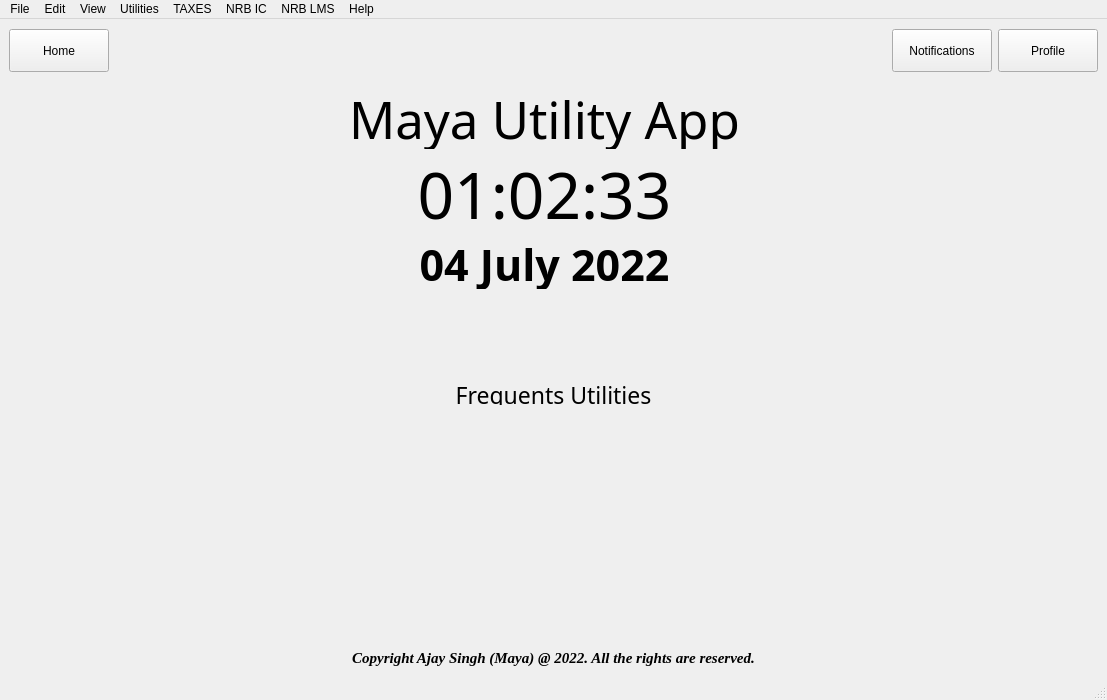
<?xml version="1.0" encoding="UTF-8"?>
<ui version="4.0">
 <class>MainWindow</class>
 <widget class="QMainWindow" name="MainWindow">
  <property name="windowModality">
   <enum>Qt::NonModal</enum>
  </property>
  <property name="geometry">
   <rect>
    <x>0</x>
    <y>0</y>
    <width>1107</width>
    <height>700</height>
   </rect>
  </property>
  <property name="windowTitle">
   <string>Maya Utility App v1.0.0</string>
  </property>
  <property name="windowIcon">
   <iconset>
    <normaloff>../icon.ico</normaloff>../icon.ico</iconset>
  </property>
  <property name="windowOpacity">
   <double>1.000000000000000</double>
  </property>
  <property name="toolTip">
   <string>Maya Utility App v1.0.0</string>
  </property>
  <property name="statusTip">
   <string>Maya Utility App v1.0.0</string>
  </property>
  <property name="autoFillBackground">
   <bool>true</bool>
  </property>
  <property name="dockNestingEnabled">
   <bool>false</bool>
  </property>
  <property name="unifiedTitleAndToolBarOnMac">
   <bool>true</bool>
  </property>
  <widget class="QWidget" name="MainWidget">
   <layout class="QVBoxLayout" name="verticalLayout">
    <property name="leftMargin">
     <number>0</number>
    </property>
    <property name="topMargin">
     <number>0</number>
    </property>
    <property name="rightMargin">
     <number>0</number>
    </property>
    <property name="bottomMargin">
     <number>0</number>
    </property>
    <item>
     <widget class="QWidget" name="top_header" native="true">
      <property name="maximumSize">
       <size>
        <width>16777215</width>
        <height>64</height>
       </size>
      </property>
      <layout class="QHBoxLayout" name="horizontalLayout_3">
       <item>
        <layout class="QHBoxLayout" name="top_header_container">
         <item>
          <widget class="QPushButton" name="home_btn">
           <property name="minimumSize">
            <size>
             <width>100</width>
             <height>43</height>
            </size>
           </property>
           <property name="text">
            <string>Home</string>
           </property>
           <property name="icon">
            <iconset resource="../assets.qrc">
             <normaloff>:/icons/icons/home.svg</normaloff>:/icons/icons/home.svg</iconset>
           </property>
           <property name="iconSize">
            <size>
             <width>24</width>
             <height>24</height>
            </size>
           </property>
           <property name="default">
            <bool>false</bool>
           </property>
           <property name="flat">
            <bool>false</bool>
           </property>
          </widget>
         </item>
         <item>
          <spacer name="horizontalSpacer">
           <property name="orientation">
            <enum>Qt::Horizontal</enum>
           </property>
           <property name="sizeHint" stdset="0">
            <size>
             <width>40</width>
             <height>20</height>
            </size>
           </property>
          </spacer>
         </item>
         <item>
          <widget class="QPushButton" name="notification_btn">
           <property name="minimumSize">
            <size>
             <width>100</width>
             <height>43</height>
            </size>
           </property>
           <property name="text">
            <string>Notifications</string>
           </property>
           <property name="icon">
            <iconset resource="../assets.qrc">
             <normaloff>:/icons/icons/bell.svg</normaloff>:/icons/icons/bell.svg</iconset>
           </property>
          </widget>
         </item>
         <item>
          <widget class="QPushButton" name="profile_btn">
           <property name="minimumSize">
            <size>
             <width>100</width>
             <height>43</height>
            </size>
           </property>
           <property name="text">
            <string>Profile</string>
           </property>
           <property name="icon">
            <iconset resource="../assets.qrc">
             <normaloff>:/icons/icons/user.svg</normaloff>:/icons/icons/user.svg</iconset>
           </property>
          </widget>
         </item>
        </layout>
       </item>
      </layout>
     </widget>
    </item>
    <item>
     <widget class="QWidget" name="infoWidget" native="true">
      <property name="maximumSize">
       <size>
        <width>16777215</width>
        <height>200</height>
       </size>
      </property>
      <widget class="QLabel" name="label">
       <property name="geometry">
        <rect>
         <x>0</x>
         <y>0</y>
         <width>1089</width>
         <height>60</height>
        </rect>
       </property>
       <property name="font">
        <font>
         <family>HighNoon</family>
         <pointsize>38</pointsize>
         <weight>50</weight>
         <italic>false</italic>
         <bold>false</bold>
         <underline>false</underline>
        </font>
       </property>
       <property name="text">
        <string>Maya Utility App</string>
       </property>
       <property name="alignment">
        <set>Qt::AlignCenter</set>
       </property>
      </widget>
      <widget class="QLabel" name="date">
       <property name="geometry">
        <rect>
         <x>0</x>
         <y>149</y>
         <width>1089</width>
         <height>52</height>
        </rect>
       </property>
       <property name="font">
        <font>
         <family>Digiface</family>
         <pointsize>32</pointsize>
         <weight>75</weight>
         <italic>false</italic>
         <bold>true</bold>
        </font>
       </property>
       <property name="text">
        <string>04 July 2022</string>
       </property>
       <property name="scaledContents">
        <bool>false</bool>
       </property>
       <property name="alignment">
        <set>Qt::AlignCenter</set>
       </property>
      </widget>
      <widget class="QLabel" name="time">
       <property name="geometry">
        <rect>
         <x>0</x>
         <y>66</y>
         <width>1089</width>
         <height>77</height>
        </rect>
       </property>
       <property name="font">
        <font>
         <family>LatoLatin Heavy</family>
         <pointsize>48</pointsize>
         <weight>50</weight>
         <italic>false</italic>
         <bold>false</bold>
         <underline>false</underline>
         <strikeout>false</strikeout>
         <kerning>true</kerning>
        </font>
       </property>
       <property name="acceptDrops">
        <bool>false</bool>
       </property>
       <property name="text">
        <string>01:02:33</string>
       </property>
       <property name="textFormat">
        <enum>Qt::PlainText</enum>
       </property>
       <property name="alignment">
        <set>Qt::AlignCenter</set>
       </property>
       <property name="textInteractionFlags">
        <set>Qt::LinksAccessibleByMouse</set>
       </property>
      </widget>
     </widget>
    </item>
    <item>
     <widget class="QWidget" name="frequentsWidget" native="true">
      <layout class="QVBoxLayout" name="verticalLayout_2">
       <property name="topMargin">
        <number>90</number>
       </property>
       <item>
        <widget class="QLabel" name="frequents_title">
         <property name="maximumSize">
          <size>
           <width>16777215</width>
           <height>20</height>
          </size>
         </property>
         <property name="font">
          <font>
           <family>MV Boli</family>
           <pointsize>17</pointsize>
          </font>
         </property>
         <property name="text">
          <string>Frequents Utilities</string>
         </property>
         <property name="alignment">
          <set>Qt::AlignCenter</set>
         </property>
         <property name="margin">
          <number>0</number>
         </property>
         <property name="indent">
          <number>22</number>
         </property>
        </widget>
       </item>
       <item>
        <widget class="QWidget" name="frequents_link_container" native="true"/>
       </item>
      </layout>
     </widget>
    </item>
    <item>
     <widget class="QWidget" name="copyrightWidget" native="true">
      <property name="maximumSize">
       <size>
        <width>16777215</width>
        <height>40</height>
       </size>
      </property>
      <layout class="QHBoxLayout" name="horizontalLayout">
       <item>
        <widget class="QLabel" name="copyright_info">
         <property name="baseSize">
          <size>
           <width>0</width>
           <height>0</height>
          </size>
         </property>
         <property name="font">
          <font>
           <family>Times</family>
           <pointsize>11</pointsize>
           <weight>75</weight>
           <italic>true</italic>
           <bold>true</bold>
          </font>
         </property>
         <property name="frameShape">
          <enum>QFrame::NoFrame</enum>
         </property>
         <property name="lineWidth">
          <number>0</number>
         </property>
         <property name="text">
          <string>Copyright Ajay Singh (Maya) @ 2022. All the rights are reserved.</string>
         </property>
         <property name="scaledContents">
          <bool>false</bool>
         </property>
         <property name="alignment">
          <set>Qt::AlignCenter</set>
         </property>
         <property name="openExternalLinks">
          <bool>false</bool>
         </property>
        </widget>
       </item>
      </layout>
     </widget>
    </item>
   </layout>
  </widget>
  <widget class="QMenuBar" name="menubar">
   <property name="geometry">
    <rect>
     <x>0</x>
     <y>0</y>
     <width>1107</width>
     <height>21</height>
    </rect>
   </property>
   <widget class="QMenu" name="menuFile">
    <property name="title">
     <string>File</string>
    </property>
    <addaction name="actionNew"/>
    <addaction name="actionOpen"/>
    <addaction name="actionSave"/>
    <addaction name="separator"/>
    <addaction name="actionExit"/>
   </widget>
   <widget class="QMenu" name="menuEdit">
    <property name="title">
     <string>Edit</string>
    </property>
    <addaction name="mainWindow"/>
    <addaction name="actionRedo"/>
    <addaction name="separator"/>
    <addaction name="actionCopy"/>
    <addaction name="actionCut"/>
    <addaction name="actionPaste"/>
   </widget>
   <widget class="QMenu" name="menuView">
    <property name="title">
     <string>View</string>
    </property>
   </widget>
   <widget class="QMenu" name="menuHelp">
    <property name="title">
     <string>Help</string>
    </property>
    <addaction name="actionInfo"/>
    <addaction name="actionHelp_2"/>
    <addaction name="actionAbout"/>
    <addaction name="separator"/>
    <addaction name="actionCreator"/>
    <addaction name="actionAbout_Creator"/>
   </widget>
   <widget class="QMenu" name="menuUtilities">
    <property name="title">
     <string>Utilities</string>
    </property>
    <addaction name="actionNumber_Conversion"/>
   </widget>
   <widget class="QMenu" name="menuTAXES">
    <property name="title">
     <string>TAXES</string>
    </property>
    <addaction name="actionVAT_PAN_Search"/>
   </widget>
   <widget class="QMenu" name="menuNRB_IC">
    <property name="title">
     <string>NRB IC</string>
    </property>
    <addaction name="actionDashboard"/>
    <addaction name="actionInput"/>
    <addaction name="actionValidation"/>
    <addaction name="separator"/>
    <addaction name="actionReport"/>
   </widget>
   <widget class="QMenu" name="menuNRB_LMS">
    <property name="title">
     <string>NRB LMS</string>
    </property>
   </widget>
   <addaction name="menuFile"/>
   <addaction name="menuEdit"/>
   <addaction name="menuView"/>
   <addaction name="menuUtilities"/>
   <addaction name="menuTAXES"/>
   <addaction name="menuNRB_IC"/>
   <addaction name="menuNRB_LMS"/>
   <addaction name="menuHelp"/>
  </widget>
  <widget class="QStatusBar" name="statusbar"/>
  <action name="actionNew">
   <property name="text">
    <string>New</string>
   </property>
  </action>
  <action name="actionOpen">
   <property name="text">
    <string>Open</string>
   </property>
  </action>
  <action name="actionSave">
   <property name="text">
    <string>Save</string>
   </property>
  </action>
  <action name="actionHelp">
   <property name="text">
    <string>Help</string>
   </property>
  </action>
  <action name="actionExit">
   <property name="text">
    <string>Exit</string>
   </property>
  </action>
  <action name="mainWindow">
   <property name="text">
    <string>Undo</string>
   </property>
  </action>
  <action name="actionRedo">
   <property name="text">
    <string>Redo</string>
   </property>
  </action>
  <action name="actionCopy">
   <property name="text">
    <string>Copy</string>
   </property>
  </action>
  <action name="actionCut">
   <property name="text">
    <string>Cut</string>
   </property>
  </action>
  <action name="actionPaste">
   <property name="text">
    <string>Paste</string>
   </property>
  </action>
  <action name="actionInfo">
   <property name="text">
    <string>Info</string>
   </property>
  </action>
  <action name="actionHelp_2">
   <property name="text">
    <string>Help</string>
   </property>
  </action>
  <action name="actionAbout">
   <property name="text">
    <string>About</string>
   </property>
  </action>
  <action name="actionCreator">
   <property name="text">
    <string>Creator</string>
   </property>
  </action>
  <action name="actionAbout_Creator">
   <property name="text">
    <string>About Creator</string>
   </property>
  </action>
  <action name="actionNumber_Conversion">
   <property name="text">
    <string>Number Conversion</string>
   </property>
  </action>
  <action name="actionVAT_PAN_Search">
   <property name="text">
    <string>VAT/PAN Search</string>
   </property>
  </action>
  <action name="actionDashboard">
   <property name="text">
    <string>Dashboard</string>
   </property>
  </action>
  <action name="actionInput">
   <property name="text">
    <string>Input</string>
   </property>
  </action>
  <action name="actionValidation">
   <property name="text">
    <string>Validation</string>
   </property>
  </action>
  <action name="actionReport">
   <property name="text">
    <string>Report</string>
   </property>
  </action>
 </widget>
 <resources>
  <include location="../assets.qrc"/>
 </resources>
 <connections/>
</ui>
